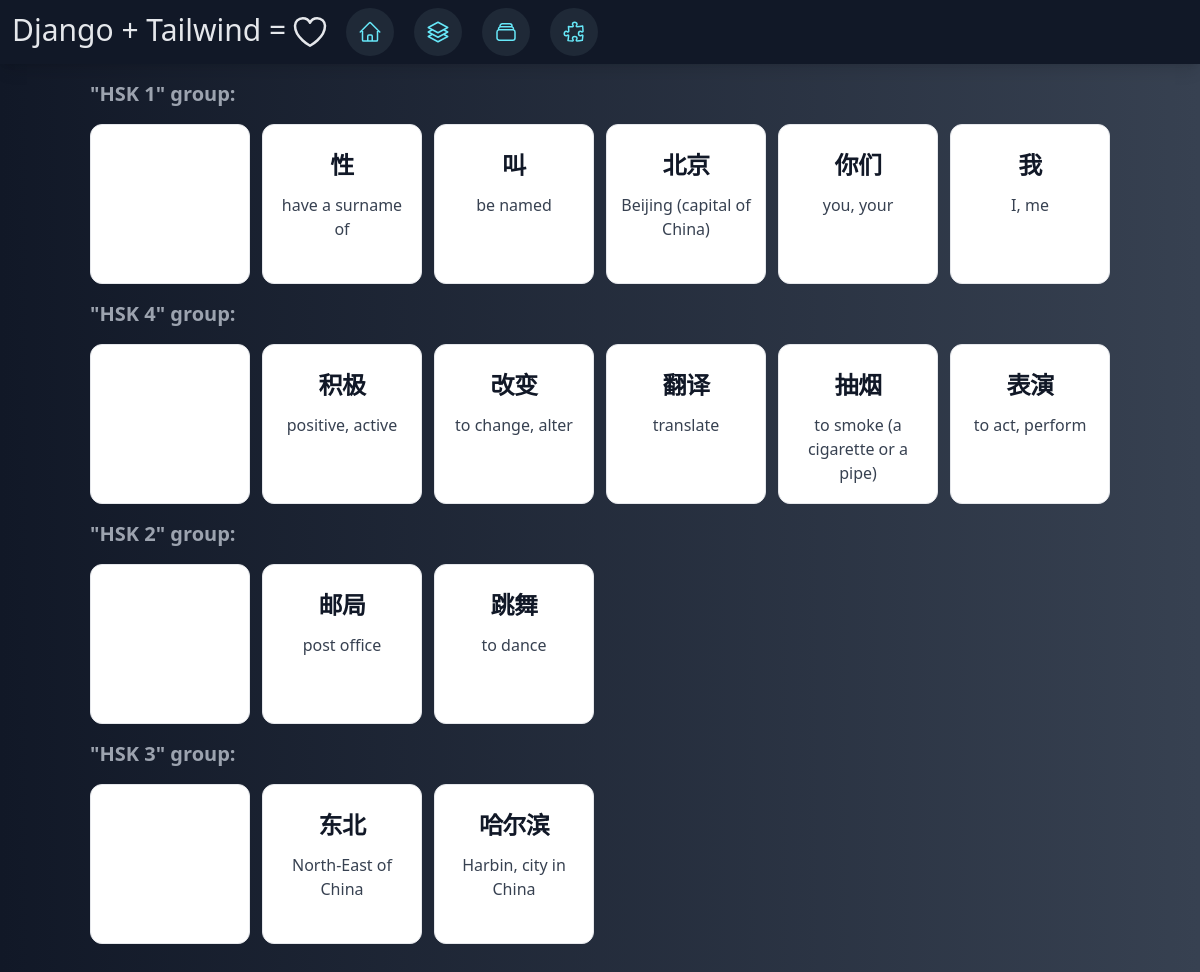
The app's page /cards/, older data.
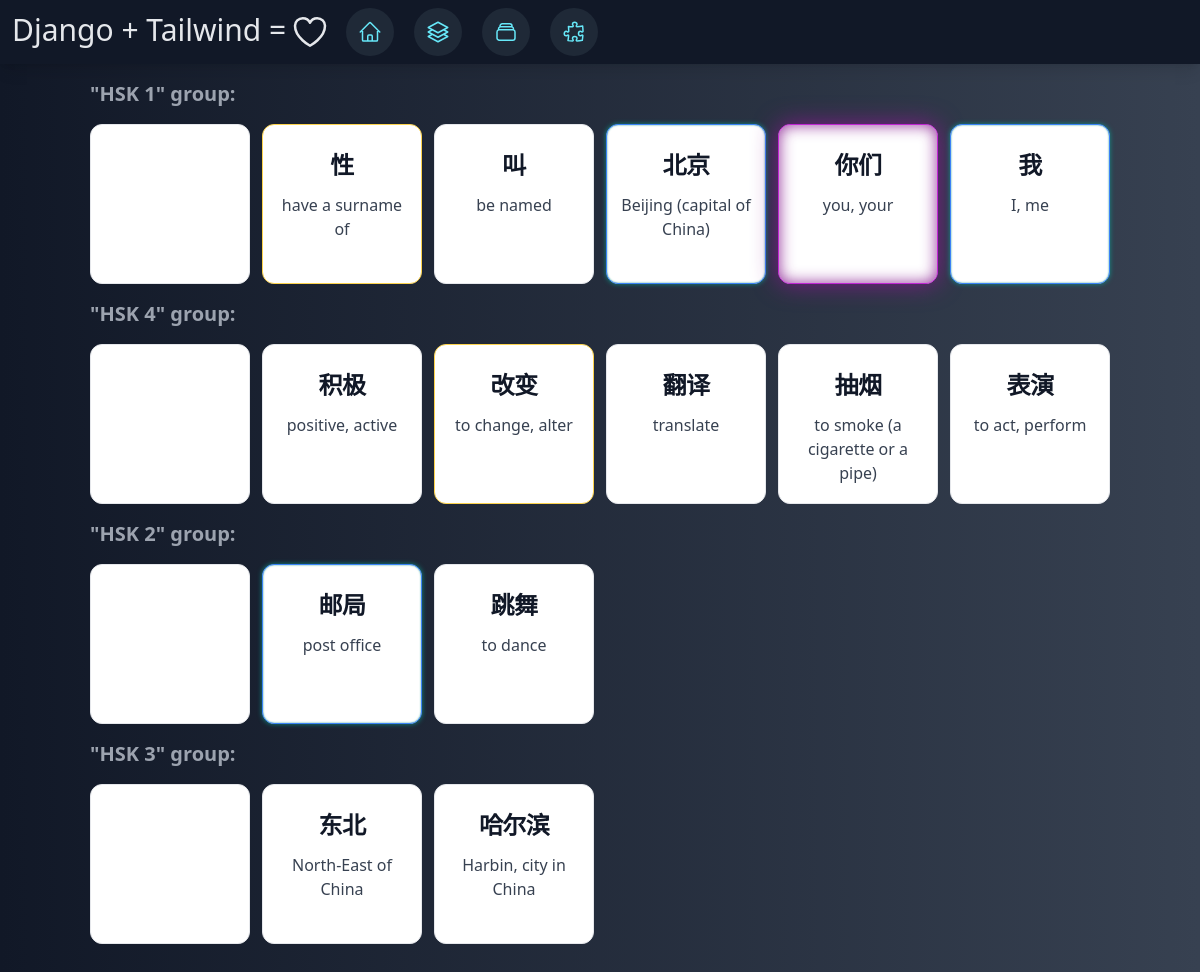
The same page, newer data.
### carddeck/models.py (models this page shows, shortened)
class CardGroup(models.Model):
    name = models.CharField(max_length=100, unique=True)
    def __str__(self):
        return self.name

class Card(models.Model):
    word = models.CharField(max_length=100)
    group = models.ForeignKey(CardGroup, on_delete=models.CASCADE)
    explanation = models.CharField(max_length=100)
    level = models.IntegerField(default=0)
    def get_color_palette(self):
        if 2 < self.level <= 4:
            return "bg-white dark:bg-gray-800 border-amber-300 dark:border-amber-700"
        if 4 < self.level <= 8:
            return "bg-white dark:bg-gray-800 border-blue-500 dark:border-teal-600 shadow-mid"
        if 8 < self.level:
            return "bg-white dark:bg-gray-800 border-fuchsia-600 dark:border-fuchsia-800 shadow-top"
        return "bg-white dark:bg-gray-800 border-gray-200 dark:border-gray-700"

### carddeck/views.py (the view)
# urls.py: path("cards/", views.cards, name="cards"),
def cards(request):
    groups = CardGroup.objects.all()
    groups_cards = [(group, reversed(group.card_set.all())) for group in groups]
    return render(request, "pages/cards.html", {"groups_cards": groups_cards})

### carddeck/templates/pages/cards.html (shortened to what this page needs)
{% extends "base.html" %}
{% block content %}
<div class="grid justify-center mb-10">
  {% for group, cards in groups_cards %}
  <h1 class="font-bold text-xl my-4 text-gray-400">"{{group}}" group:</h1>
  <div class="grid grid-cols-2 sm:grid-cols-3 md:grid-cols-4 lg:grid-cols-6 gap-x-3 gap-y-3">
    <div id="div-{{ group.id }}"
      class="card relative grid place-content-center bg-white dark:bg-gray-800 border-gray-200 dark:border-gray-700">
      <button id="plus-{{ group.id }}" class="add-card visible">
        <svg xmlns="http://www.w3.org/2000/svg" fill="none" viewBox="0 0 24 24" stroke-width="1.5" stroke="white"
          class="w-12 h-12">
          <path stroke-linecap="round" stroke-linejoin="round" d="M12 4.5v15m7.5-7.5h-15" />
        </svg>
      </button>
    </div>
    {% for card in cards %}
    <div id="{{ card.id }}" class="card {{ card.get_color_palette }} relative group grid-row-3">
      <p id="word-{{ card.id }}" class="text-center mt-3 p-3 text-2xl font-bold tracking-tight text-gray-900
          dark:text-white">{{card.word}}</p>
      <p id="expl-{{ card.id }}"
        class="text-center line-clamp-3 break-words font-normal px-3 text-gray-700 dark:text-gray-400">
        {{card.explanation}}</p>
    </div>
    {% endfor %}
  </div>
  {% endfor %}
</div>
{% endblock %}

### carddeck/templates/base.html (shortened to what this page needs)
{% load static %}
<!DOCTYPE html>
<html lang="en" class="dark">
<head>
  {% include "head/css.html" %}
  <div class="sticky w-full h-16 z-50 bg-gray-900 text-white shadow-lg flex flex-row flex-grow">
    <h1 class="flex justify-center p-3 text-gray-200 font-light text-3xl">Django +
      Tailwind =
    </h1>
    <div class="grid grid-flow-col space-x-5">
      <a href="{% url 'home' %}"
        class="group relative flex items-center justify-center h-12 w-12 my-2 mx-auto bg-gray-800 text-cyan-300 hover:bg-cyan-700 rounded-3xl hover:rounded-xl transition-all">
      </a>
      <a href="{% url 'cards' %}"
        class="group relative flex items-center justify-center h-12 w-12 my-2 mx-auto bg-gray-800 text-cyan-300 hover:bg-cyan-700 rounded-3xl hover:rounded-xl transition-all">
      </a>
      <a href="{% url 'groups' %}"
        class="group relative flex items-center justify-center h-12 w-12 my-2 mx-auto bg-gray-800 text-cyan-300 hover:bg-cyan-700 rounded-3xl hover:rounded-xl transition-all">
      </a>
      <a href="{% url 'test' %}"
        class="group relative flex items-center justify-center h-12 w-12 my-2 mx-auto bg-gray-800 text-cyan-300 hover:bg-cyan-700 rounded-3xl hover:rounded-xl transition-all">
      </a>
    </div>
  </div>
</head>
<body class="bg-gradient-to-r from-gray-900 to-gray-700">
  {% block content %}{% endblock %}
</body>
</html>

### carddeck/templates/head/css.html
{% load static %}
<link rel="stylesheet" href="{% static 'css/output.css' %}" />
<link rel="stylesheet" href="{% static 'custom/custom.css' %}" />

### static/custom/custom.css (style rules this page uses)
.shadow-top { box-shadow: 0 0 25px rgb(134, 25, 143, 0.9), inset 0 0 15px rgb(134, 25, 143, 0.9); }
.shadow-mid { box-shadow: 0 0 5px rgb(13, 148, 136, 0.9), inset 0 0 2px rgb(13, 148, 136, 0.9); }

Row changes from the older to the newer data that the page shows:
changed Card "have a surname of": level 0 → 3 (drawn)
changed Card "北京": level 0 → 6 (drawn)
changed Card "你们": level 0 → 10 (drawn)
changed Card "I, me": level 0 → 6 (drawn)
changed Card "改变": level 0 → 4 (drawn)
changed Card "邮局": level 0 → 6 (drawn)
